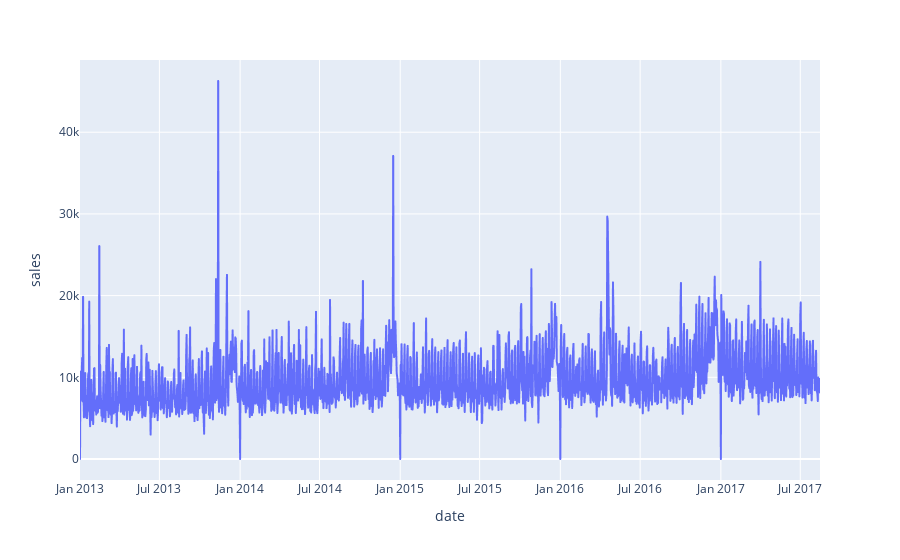

The notebook cell saved with this chart:
### Code cell
# Read in Data 
train = pd.read_csv('store-sales-time-series-forecasting/train.csv',
    parse_dates=['date']
)
# Filter down to highest grossing store number 44 and largest category Grocery I to simplify the dataset 
temp = train.loc[(train['store_nbr']==44) & (train['family']=='GROCERY I'),['date','sales']].reset_index()
#temp = pd.get_dummies(train,columns=['family','store_nbr'],drop_first=True).drop(['id'],axis=1)
# Plot 
px.line(temp,x='date',y='sales')

### Figure 1 — Plotly figure (JSON) as saved in the notebook; plotly's stock layout.template omitted (floating-point values rounded to 4 significant figures; data arrays with more than 128 entries replaced by an {"elided": "..."} marker saying what was removed)
{"data": [{"hovertemplate": "date=%{x}<br>sales=%{y}<extra></extra>", "legendgroup": "", "line": {"color": "#636efa", "dash": "solid"}, "marker": {"symbol": "circle"}, "mode": "lines", "name": "", "showlegend": false, "type": "scattergl", "x": {"elided": "1684 str values"}, "xaxis": "x", "y": {"elided": "1684 float values"}, "yaxis": "y"}], "layout": {"legend": {"tracegroupgap": 0}, "margin": {"t": 60}, "xaxis": {"anchor": "y", "domain": [0, 1], "title": {"text": "date"}}, "yaxis": {"anchor": "x", "domain": [0, 1], "title": {"text": "sales"}}}}
